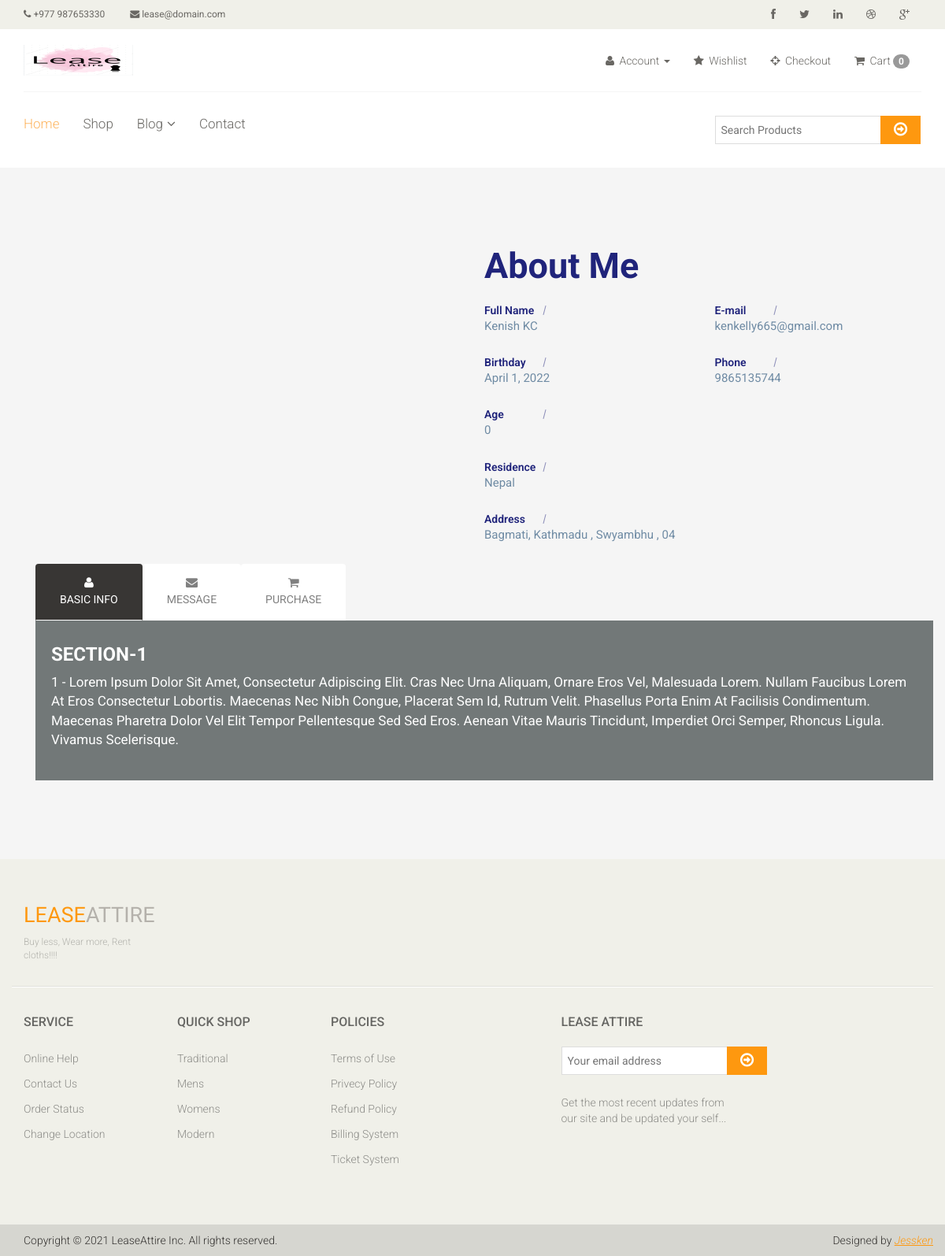
Screenshot of /user-profile/1 with the database file from the repository.
### app/models.py (models this page shows, shortened)
class Profile(models.Model):
      user = models.OneToOneField(User, on_delete=models.CASCADE )
      fullname =models.CharField(max_length=150)
      nickname =models.CharField(max_length=150)
      phone_number =models.CharField(max_length=10)
      second_number =models.CharField(max_length=10)
      disctrict =models.CharField(max_length=150)
      city =models.CharField(max_length=150)
      local_area =models.CharField(max_length=150)
      house_number =models.CharField(max_length=150)
      birthday =models.DateField( help_text = "User birthdate")
      gender =models.CharField(max_length=150)
      profile_picture =models.ImageField(upload_to='static/profileImage')
      def age(self):
        import datetime
        return int((datetime.date.today() - self.birthday).days / 365.25  )

### app/views.py (the view)
# urls.py: path('user-profile/<str:id>',views.profile),
def profile(request,id):
    user =User.objects.filter(id=id).first()
    profile =Profile.objects.filter(user=user).first()
    order= Order.objects.filter(user=user)
    if profile :
      context={
        'profile':profile,
        'order':order,
        }
      return render(request, 'user/profile.html',context)
    else:
     return render(request, 'user/add.html')

### templates/user/profile.html (shortened to what this page needs)
{% extends 'master.html' %}
{% load static %}
{% block body%}
<section class="section about-section gray-bg" id="about">
            <div class="container">
                <div class="row align-items-center flex-row-reverse">
                      <div class="col-lg-6">
                        <div class="about-avatar">
                        </div>
                    </div>
                    <div class="col-lg-6">
                        <div class="about-text go-to">
                            <h3 class="dark-color">About Me</h3>
                            <div class="row about-list">
                                <div class="col-md-6">
                                    <div class="media">
                                        <label>Full Name</label>
                                        <p>{{profile.fullname}}</p>
                                    </div>
                                    <div class="media">
                                        <label>Birthday</label>
                                        <p>{{profile.birthday}}</p>
                                    </div>
                                    <div class="media">
                                        <label>Age</label>
                                        <p>{{profile.age}}</p>
                                    </div>
                                    <div class="media">
                                        <label>Residence</label>
                                        <p>Nepal</p>
                                    </div>
                                    <div class="media">
                                        <label>Address</label>
                                        <p>{{profile.disctrict}},
                                            {{profile.city}},
                                            {{profile.local_area}},
                                            {{profile.house_number}}
                                        </p>
                                    </div>
                                </div>
                                <div class="col-md-6">
                                    <div class="media">
                                        <label>E-mail</label>
                                        <p>{{profile.user.email}}</p>
                                    </div>
                                    <div class="media">
                                        <label>Phone</label>
                                        <p>{{profile.phone_number}}</p>
                                    </div>
                                </div>
                            </div>
                        </div>
                    </div>
                </div>
      <div class="container">
        <div class="row">
        <div class="col-md-12">
            <div class="tab" role="tabpanel">
                <ul class="nav nav-tabs" role="tablist">
                    <li role="presentation" class="active"><a href="#Section1" aria-controls="home" role="tab" data-toggle="tab"><i class="fa fa-user"></i>Basic Info </a></li>
                    <li role="presentation"><a href="#Section2" aria-controls="profile" role="tab" data-toggle="tab"><i class="fa fa-envelope"></i>Message</a></li>
                    <li role="presentation"><a href="#Section3" aria-controls="messages" role="tab" data-toggle="tab"><i class="fa fa-shopping-cart"></i>Purchase</a></li>
                </ul>
                <div class="tab-content tabs">
                    <div role="tabpanel" class="tab-pane fade in active" id="Section1">
                        <h3>Section-1</h3>
                        <p>1 - Lorem ipsum dolor sit amet, consectetur adipiscing elit. Cras nec urna aliquam, ornare eros vel, malesuada lorem. Nullam faucibus lorem at eros consectetur lobortis. Maecenas nec nibh congue, placerat sem id, rutrum velit. Phasellus porta enim at facilisis condimentum. Maecenas pharetra dolor vel elit tempor pellentesque sed sed eros. Aenean vitae mauris tincidunt, imperdiet orci semper, rhoncus ligula. Vivamus scelerisque.  </p>
                    </div>
                    </div>
                </div>
            </div>
        </div>
    </div>
</div>
</section>
{%endblock body%}

### static/css/main.css (style rules this page uses)
body { font-family: 'Roboto', sans-serif; background:; position: relative; font-weight:400px; }
ul li { list-style: none; }
a { -webkit-transition: 300ms; -moz-transition: 300ms; -o-transition: 300ms; transition: 300ms; }
h1, h2, h3, h4, h5, h6 { font-family: 'Roboto', sans-serif; }
.nav-tabs li.active a, .nav-tabs li.active a:hover, .nav-tabs li.active a:focus { -moz-border-bottom-colors: none; -moz-border-left-colors: none; -moz-border-right-colors: none; -moz-border-top-colors: none; background-color: #FE980F; border:0px; color: #FFFFFF; cursor: default; margin-right:0; margin-left:0; }
.nav-tabs li a { border: 1px solid rgba(0, 0, 0, 0); border-radius: 4px 4px 0 0; line-height: 1.42857; margin-right:0; }

### templates/user/profile.html (style rules this page uses)
body { color: #6F8BA4; }
.section { padding: 100px 0; position: relative; }
.gray-bg { background-color: #f5f5f5; }
.about-text h3 { font-size: 45px; font-weight: 700; margin: 0 0 6px; }
.about-text p { font-size: 18px; max-width: 450px; }
.about-list { padding-top: 10px; }
.about-list .media { padding: 5px 0; }
.about-list label { color: #20247b; font-weight: 600; width: 88px; margin: 0; position: relative; }
.about-list label:after { content: ""; position: absolute; top: 0; bottom: 0; right: 11px; width: 1px; height: 12px; background: #20247b; -moz-transform: rotate(15deg); -o-transform: rotate(15deg); -ms-transform: rotate(15deg); -webkit-transform: rotate(15deg); transform: rotate(15deg); margin: auto; opacity: 0.5; }
.about-list p { margin: 0; font-size: 15px; }
.dark-color { color: #20247b; }
.tab .nav-tabs { border:none; padding: 0 0 1px; }
.tab .nav-tabs li a { padding:15px 30px; background:#fff; color:#808080; text-transform:uppercase; position: relative; border:1px solid transparent; z-index: 1; transition: all 0.3s ease 0s; }
.tab .nav-tabs li a:before { content: ""; width: 100%; height: 100%; border-radius: 4px 4px 0 0; position: absolute; top:0; left:0; opacity: 0; z-index: -1; transform: scale(0,0); transition:all 0.5s ease 0s; }
.tab .nav-tabs li a i { display: block; font-size: 15px; text-align:center; margin-bottom:5px; }
.nav-tabs li.active a, .nav-tabs li.active a:focus, .nav-tabs li.active a:hover { color:#fff; background: #383634; border-bottom:1px solid #fff; }
.tab .tab-content { padding:30px 20px; background: #727878; }
.tab .tab-content h3 { margin:0 0 10px 0; color:#fff; font-weight: bold; text-transform:uppercase; }
.tab .tab-content p { text-transform:capitalize; color:#fff; font-size: 17px; }

### rows the page displays
Profile: fullname "Kenish KC", birthday "April 1, 2022", age "0", disctrict "Bagmati", city "Kathmadu", local_area "Swyambhu", house_number "04", user.email "kenkelly665@gmail.com", phone_number "9865135744"

### other values shown
{{ request.session.cart|length }} "0"
